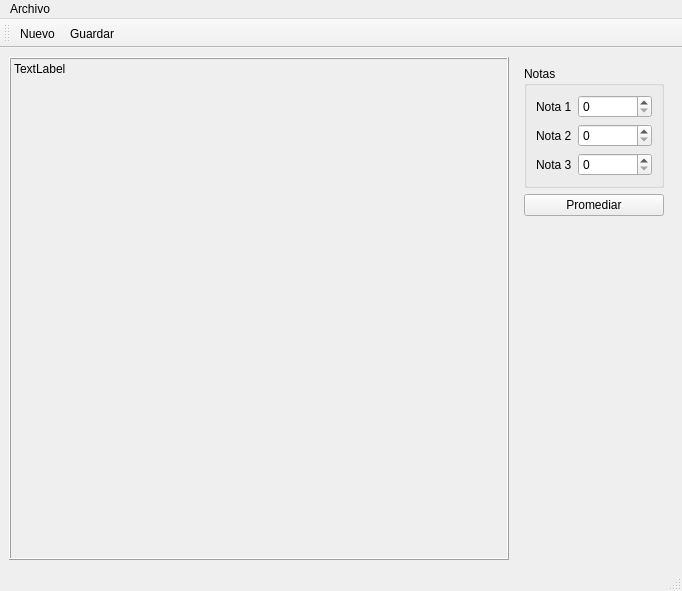
<?xml version="1.0" encoding="UTF-8"?>
<ui version="4.0">
 <class>Principal</class>
 <widget class="QMainWindow" name="Principal">
  <property name="geometry">
   <rect>
    <x>0</x>
    <y>0</y>
    <width>682</width>
    <height>591</height>
   </rect>
  </property>
  <property name="windowTitle">
   <string>Principal</string>
  </property>
  <widget class="QWidget" name="centralwidget">
   <layout class="QHBoxLayout" name="horizontalLayout">
    <item>
     <widget class="QLabel" name="outCuadro">
      <property name="minimumSize">
       <size>
        <width>500</width>
        <height>500</height>
       </size>
      </property>
      <property name="frameShape">
       <enum>QFrame::Box</enum>
      </property>
      <property name="frameShadow">
       <enum>QFrame::Raised</enum>
      </property>
      <property name="lineWidth">
       <number>1</number>
      </property>
      <property name="text">
       <string>TextLabel</string>
      </property>
      <property name="alignment">
       <set>Qt::AlignLeading|Qt::AlignLeft|Qt::AlignTop</set>
      </property>
     </widget>
    </item>
    <item>
     <layout class="QVBoxLayout" name="verticalLayout_2">
      <item>
       <widget class="QWidget" name="widget" native="true">
        <layout class="QVBoxLayout" name="verticalLayout">
         <item>
          <widget class="QGroupBox" name="groupBox">
           <property name="title">
            <string>Notas</string>
           </property>
           <layout class="QFormLayout" name="formLayout">
            <item row="0" column="0">
             <widget class="QLabel" name="label">
              <property name="text">
               <string>Nota 1</string>
              </property>
             </widget>
            </item>
            <item row="0" column="1">
             <widget class="QSpinBox" name="inNota1">
              <property name="maximum">
               <number>100</number>
              </property>
             </widget>
            </item>
            <item row="1" column="0">
             <widget class="QLabel" name="label_2">
              <property name="text">
               <string>Nota 2</string>
              </property>
             </widget>
            </item>
            <item row="1" column="1">
             <widget class="QSpinBox" name="inNota2">
              <property name="maximum">
               <number>100</number>
              </property>
             </widget>
            </item>
            <item row="2" column="0">
             <widget class="QLabel" name="label_3">
              <property name="text">
               <string>Nota 3</string>
              </property>
             </widget>
            </item>
            <item row="2" column="1">
             <widget class="QSpinBox" name="inNota3">
              <property name="maximum">
               <number>100</number>
              </property>
              <property name="singleStep">
               <number>1</number>
              </property>
              <property name="stepType">
               <enum>QAbstractSpinBox::DefaultStepType</enum>
              </property>
             </widget>
            </item>
           </layout>
          </widget>
         </item>
         <item>
          <widget class="QPushButton" name="btnPromediar">
           <property name="text">
            <string>Promediar</string>
           </property>
          </widget>
         </item>
        </layout>
       </widget>
      </item>
      <item>
       <spacer name="verticalSpacer">
        <property name="orientation">
         <enum>Qt::Vertical</enum>
        </property>
        <property name="sizeHint" stdset="0">
         <size>
          <width>20</width>
          <height>40</height>
         </size>
        </property>
       </spacer>
      </item>
     </layout>
    </item>
   </layout>
  </widget>
  <widget class="QMenuBar" name="menubar">
   <property name="geometry">
    <rect>
     <x>0</x>
     <y>0</y>
     <width>682</width>
     <height>22</height>
    </rect>
   </property>
   <widget class="QMenu" name="menuArchivo">
    <property name="title">
     <string>Archivo</string>
    </property>
    <addaction name="actionNuevo"/>
    <addaction name="actionGuardar"/>
    <addaction name="actionSalir"/>
   </widget>
   <addaction name="menuArchivo"/>
  </widget>
  <widget class="QStatusBar" name="statusbar"/>
  <widget class="QToolBar" name="toolBar">
   <property name="windowTitle">
    <string>toolBar</string>
   </property>
   <property name="movable">
    <bool>true</bool>
   </property>
   <property name="orientation">
    <enum>Qt::Horizontal</enum>
   </property>
   <property name="toolButtonStyle">
    <enum>Qt::ToolButtonIconOnly</enum>
   </property>
   <attribute name="toolBarArea">
    <enum>TopToolBarArea</enum>
   </attribute>
   <attribute name="toolBarBreak">
    <bool>false</bool>
   </attribute>
   <addaction name="actionNuevo"/>
   <addaction name="actionGuardar"/>
  </widget>
  <action name="actionGuardar">
   <property name="icon">
    <iconset resource="Resources.qrc">
     <normaloff>:/img/Save.ico</normaloff>:/img/Save.ico</iconset>
   </property>
   <property name="text">
    <string>Guardar</string>
   </property>
   <property name="shortcut">
    <string>Ctrl+S</string>
   </property>
  </action>
  <action name="actionSalir">
   <property name="text">
    <string>Salir</string>
   </property>
   <property name="shortcut">
    <string>Ctrl+Q</string>
   </property>
  </action>
  <action name="actionNuevo">
   <property name="icon">
    <iconset resource="Resources.qrc">
     <normaloff>:/img/add-file.png</normaloff>:/img/add-file.png</iconset>
   </property>
   <property name="text">
    <string>Nuevo</string>
   </property>
   <property name="toolTip">
    <string>&amp;Nuevo</string>
   </property>
   <property name="shortcut">
    <string>Ctrl+N</string>
   </property>
  </action>
 </widget>
 <resources>
  <include location="Resources.qrc"/>
 </resources>
 <connections>
  <connection>
   <sender>actionSalir</sender>
   <signal>triggered()</signal>
   <receiver>Principal</receiver>
   <slot>close()</slot>
   <hints>
    <hint type="sourcelabel">
     <x>-1</x>
     <y>-1</y>
    </hint>
    <hint type="destinationlabel">
     <x>340</x>
     <y>295</y>
    </hint>
   </hints>
  </connection>
 </connections>
</ui>
